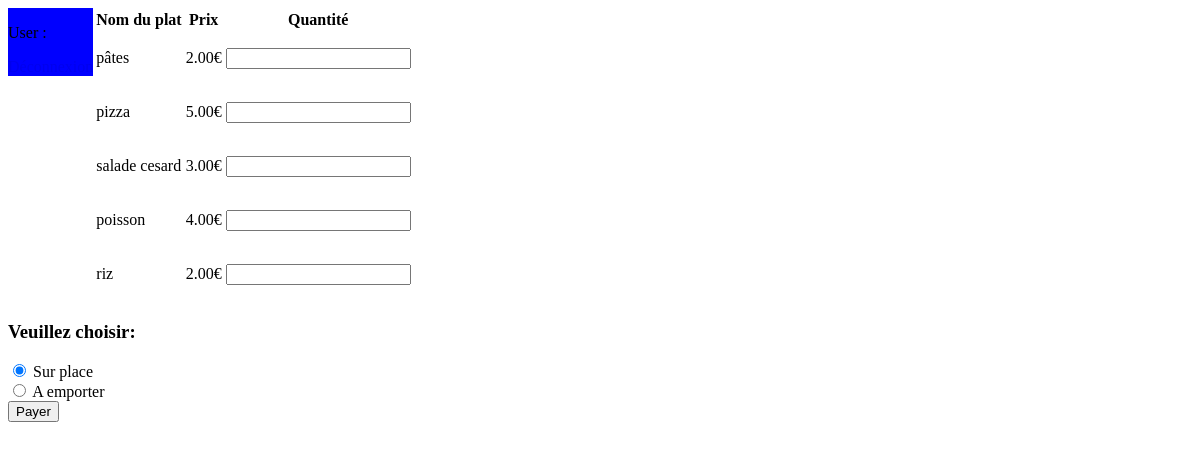
Page /listecommande.php on the earlier database version.
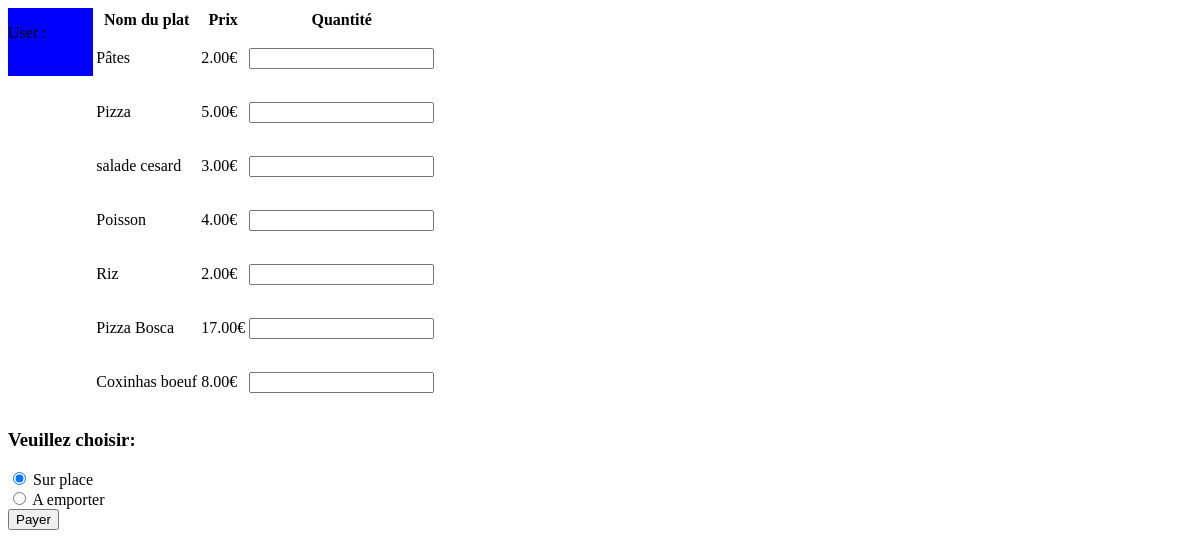
Same page on the later database version.
### tables this page shows
CREATE TABLE `produit` (
  `id_produit` int(11) NOT NULL,
  `libelle` varchar(255) NOT NULL,
  `prix_ht` decimal(10,2) NOT NULL
);

### Include/db_functions.php (called while the page is built, shortened)
<?php
include "Include/HorizontalTopBar.php";
?>

### listecommande.php (the view, shortened to what this page needs)
<?php
include 'Include/db_functions.php';
$dbh = db_connect();
    $sql = "Select * FROM produit;";
    try {
        $sth = $dbh->query($sql);
        $sth->execute();
        $rows = $sth->fetchAll(PDO::FETCH_ASSOC);
    } catch (PDOException $ex) {
        die("<p>Erreur lors de la requête SQL : " . $ex->getMessage() . "</p>");
    }
?>
<!doctype html>
<html lang="fr">
<head>
    <link rel="stylesheet" href="css/style.css">
</head>
<body>
    <form method="POST">
        <table>
            <th>Nom du plat</th>
            <th>Prix</th>
            <th>Quantité</th>
            <?php
            if (count($rows) > 0) {
                foreach ($rows as $row) {
                    echo "<tr>";
                    echo "<td>" . $row["libelle"] . "</td>";
                    echo "<td><p>" . $row["prix_ht"] . "€</p></td>";
                    echo "<td> <input type='number' name='qte_{$row['id_produit']}' id='number'> </td>";
                    echo "</tr>";
                }
            }
            ?>
        </table>
        <h3>Veuillez choisir:</h3>
        <input type="radio" id="surPlace" name="typeCommande" value="place" checked /> Sur place <br>
        <input type="radio" id="aEmporter" name="typeCommande" value="emporter" /> A emporter<br>
        <input type="submit" name="submit" value="Payer">
    </form>
</body>
</html>

### Include/HorizontalTopBar.php (shortened to what this page needs)
<!DOCTYPE html>
<html lang="fr">
<head>
    <link rel="stylesheet" href="../css/style.css">
</head>
<nav>
<div class ="horizontal_bar">
    <p>User : <?php echo $_SESSION['user_name'];?></p>
    <a href="deconnexion.php">Déconnexion</a>
</div>
</nav>
<body>
</body>
</html>

### css/style.css (style rules this page uses)
html a { text-decoration: none; }
.horizontal_bar { float: left; background-color: blue; }

Differences in the rows shown:
changed produit: libelle "pâtes" → "Pâtes"
changed produit: libelle "pizza" → "Pizza"
changed produit: libelle "poisson" → "Poisson"
changed produit: libelle "riz" → "Riz"
added produit: libelle "Pizza Bosca", prix_ht "17.00"
added produit: libelle "Coxinhas boeuf", prix_ht "8.00"
